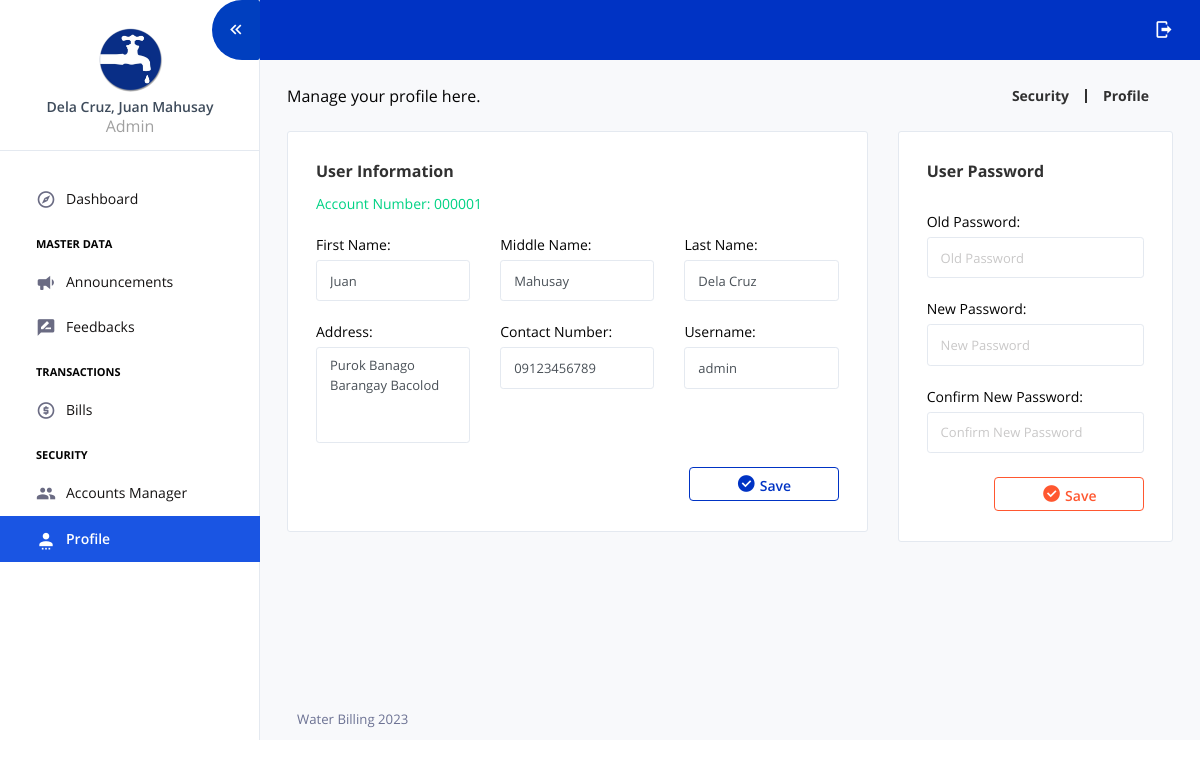
Screenshot of /?page=profile (signed in) with the database file from the repository.
### tables this page shows
CREATE TABLE `tbl_users` (
  `user_id` int(11) NOT NULL AUTO_INCREMENT,
  `account_number` varchar(10) NOT NULL DEFAULT '',
  `meter_number` varchar(50) NOT NULL DEFAULT '',
  `user_fname` varchar(50) NOT NULL,
  `user_mname` varchar(50) NOT NULL,
  `user_lname` varchar(50) NOT NULL,
  `address` varchar(150) NOT NULL DEFAULT '',
  `contact_number` varchar(50) NOT NULL DEFAULT '',
  `username` varchar(50) NOT NULL,
  `password` varchar(150) NOT NULL,
  `user_category` varchar(1) NOT NULL DEFAULT '' COMMENT 'A = ADMIN, C = USER or CUSTOMER, M = METER READER',
  `customer_type` varchar(1) NOT NULL DEFAULT '' COMMENT 'R = RESIDENTIAL, C= COMMECRCIAL',
  `date_added` datetime NOT NULL DEFAULT CURRENT_TIMESTAMP,
  `date_last_modified` datetime NOT NULL DEFAULT CURRENT_TIMESTAMP ON UPDATE CURRENT_TIMESTAMP,
  PRIMARY KEY (`user_id`)
);

### core/my_functions.php (called while the page is built, shortened)
<?php
function userFullName($user_id){
	global $mysqli;
	$fetch = $mysqli->query("SELECT * FROM tbl_users WHERE user_id='$user_id'") or die(mysqli_error());
	if($fetch->num_rows > 0){
		$row = $fetch->fetch_array();
		return $row["user_lname"].", ".$row["user_fname"]." ".$row["user_mname"];
	}else{
		return "User not found.";
	}
}
function user_info($selected_data,$user_id){
	global $mysqli;
	$fetch = $mysqli->query("SELECT $selected_data FROM tbl_users WHERE user_id='$user_id'") or die(mysqli_error());
	$row = $fetch->fetch_array();
	return $row[0];
}
?>

### views/profile.php (the view, shortened to what this page needs)
<div class="content-wrapper pb-0">
  	<div class="page-header flex-wrap">
    	<div class="header-left">
      		Manage your profile here.
    	</div>
    	<div class="header-right d-flex flex-wrap mt-2 mt-sm-0">
      		<div class="d-flex align-items-center">
        		<a href="#">
          			<p class="m-0 pr-3">Security</p>
        		</a>
        		<a class="pl-3 mr-4" href="#">
          			<p class="m-0">Profile</p>
        		</a>
      		</div>
    	</div>
  	</div>
  	<div class="row">
 		<div class="col-sm-8">
 			<div class="card">
	          	<div class="card-body">
	            <h4 class="card-title">User Information</h4>
	            <p class="card-description text-success">Account Number: <?= user_info("account_number",$user_id) ?> <br>  <?= $session_user_category=="C"?"Meter Number:".user_info("meter_number",$user_id):""; ?></p>
		            <form role="form" method="POST" id="form_submit_update_basic_info">
		              	<div class="row">
		              		<div class="col-sm-4">
			              		<div class="form-group">
				                	<label>First Name:</label>
			                    	<input type="text" class="form-control form-control-sm" name="user_fname" placeholder="First Name" value="<?= user_info("user_fname",$user_id) ?>" autocomplete="off" required>
				              	</div>
			              	</div>
			              	<div class="col-sm-4">
			              		<div class="form-group">
			              			<label>Middle Name:</label>
		                    		<input type="text" class="form-control form-control-sm" name="user_mname" placeholder="Middle Name" value="<?= user_info("user_mname",$user_id) ?>" autocomplete="off" required>
		                    	</div>
			              	</div>
			              	<div class="col-sm-4">
			              		<div class="form-group">
			              			<label>Last Name:</label>
	                    			<input type="text" class="form-control form-control-sm" name="user_lname" placeholder="Last Name" value="<?= user_info("user_lname",$user_id) ?>" autocomplete="off" required>
		                    	</div>
			              	</div>
		              	</div>
		              	<div class="row">
		              		<div class="col-sm-4">
			                	<div class="form-group">
			                  		<label>Address:</label>
			                  		<textarea class="form-control form-control-sm" name="address" rows="4"  autocomplete="off" placeholder="Address"><?= user_info("address",$user_id) ?></textarea>
			                	</div>
			              	</div>
			              	<div class="col-sm-4">
			                 	<div class="form-group">
			                    	<label>Contact Number:</label>
			                    	<input type="text" class="form-control form-control-sm" name="contact_number" placeholder="Contact Number" value="<?= user_info("contact_number",$user_id) ?>" autocomplete="off">
			                	</div>
			              	</div>
			              	<div class="col-sm-4">
				                <div class="form-group">
				                    <label>Username:</label>
				                    <input type="text" class="form-control form-control-sm" name="username" placeholder="Username" value="<?= user_info("username",$user_id) ?>" autocomplete="off" required>
				                </div>
				            </div>
			            </div>
		              	<button type="submit" class="btn btn-outline-primary btn-fw btn-sm" id="form_btn_update_basic_info" style="float: right;"><i class="mdi mdi-check-circle"></i> Save</button>
		            </form>
	          	</div>
	        </div>
 		</div>
 		<div class="col-sm-4">
 			<div class="card">
	          	<div class="card-body">
	            <h4 class="card-title">User Password</h4> <br>
		            <form role="form" method="POST" id="form_submit_update_password">
		              	<div class="row">
		              		<div class="col-sm-12">
		              			<div class="form-group">
				                	<label>Old Password:</label>
			                    	<input type="password" class="form-control form-control-sm" name="old_password" placeholder="Old Password" autocomplete="off" required>
				              	</div>
		              		</div>
		              		<div class="col-sm-12">
		              			<div class="form-group">
			              			<label>New Password:</label>
		                    		<input type="password" class="form-control form-control-sm" name="new_password" placeholder="New Password" autocomplete="off" required>
		                    	</div>
		              		</div>
		              		<div class="col-sm-12">
		              			<div class="form-group">
			              			<label>Confirm New Password:</label>
		                			<input type="password" class="form-control form-control-sm" name="confirm_password" placeholder="Confirm New Password" autocomplete="off" required>
		                    	</div>
		              		</div>
		              	</div>
		              	<button type="submit" class="btn btn-outline-warning btn-fw btn-sm" id="form_btn_update_password" style="float: right;"><i class="mdi mdi-check-circle"></i> Save</button>
		            </form>
	          	</div>
	        </div>
 		</div>
  	</div>
</div>

### components/sidebar.php
<nav class="sidebar sidebar-offcanvas" id="sidebar">
  <ul class="nav">
    <li class="nav-item nav-profile border-bottom">
      <a href="?page=profile" class="nav-link flex-column">
        <div class="nav-profile-image">
          <img src="assets/images/faucet_2_icon.ico" alt="profile" />
        </div>
        <div class="nav-profile-text d-flex ml-0 mb-3 flex-column">
          <span class="font-weight-semibold mb-1 mt-2 text-center"><?= userFullName($user_id)?></span>
          <span class="text-secondary icon-sm text-center"><?= $session_user_category=="A"?"Admin":(($session_user_category=="C")?"Customer":"Meter Reader");?></span>
        </div>
      </a>
    </li>
    <li class="pt-0 pb-0">
      <span class="nav-item-head"></span>
    </li>
    <li class="nav-item <?= $page=="dashboard"?'active':''; ?>">
      <a class="nav-link" href="?page=dashboard">
        <i class="mdi mdi-compass-outline menu-icon"></i>
        <span class="menu-title">Dashboard</span>
      </a>
    </li>
    <?php if($session_user_category=="C" || $session_user_category=="A"){ ?>
    <li class="pt-2 pb-1">
      <span class="nav-item-head">Master Data</span>
    </li>
    <?php if($session_user_category=="A"){ ?>
    <li class="nav-item <?= $page=="announcements"?'active':''; ?>">
      <a class="nav-link" href="?page=announcements">
        <i class="mdi mdi-bullhorn menu-icon"></i>
        <span class="menu-title">Announcements</span>
      </a>
    </li>
    <?php } ?>
    <li class="nav-item <?= $page=="feedbacks"?'active':''; ?>">
      <a class="nav-link" href="?page=feedbacks">
        <i class="mdi mdi-message-draw menu-icon"></i>
        <span class="menu-title">Feedbacks</span>
      </a>
    </li>
    <?php } ?>
    <?php if($session_user_category=="A" || $session_user_category=="M"){ ?>
    <li class="pt-2 pb-1">
      <span class="nav-item-head">Transactions</span>
    </li>
    <li class="nav-item <?= $page=="bills"?'active':''; ?>">
      <a class="nav-link" href="?page=bills">
        <i class="mdi mdi-coin menu-icon"></i>
        <span class="menu-title">Bills</span>
      </a>
    </li>
    <?php } ?>
    <li class="pt-2 pb-1">
      <span class="nav-item-head">Security</span>
    </li>
    <?php if($session_user_category=="A"){ ?>
    <li class="nav-item <?= $page=="accounts_manager"?'active':''; ?>">
      <a class="nav-link" href="?page=accounts_manager">
        <i class="mdi mdi-account-multiple menu-icon"></i>
        <span class="menu-title">Accounts Manager</span>
      </a>
    </li>
    <?php } ?>
    <li class="nav-item <?= $page=="profile"?'active':''; ?>">
      <a class="nav-link" href="?page=profile">
        <i class="mdi mdi-account-settings menu-icon"></i>
        <span class="menu-title">Profile</span>
      </a>
    </li>
  </ul>
</nav>

### rows the page displays
tbl_users: userFullName($user_id) "Dela Cruz, Juan Mahusay", account_number "000001", user_fname "Juan", user_mname "Mahusay", user_lname "Dela Cruz", address "Purok Banago Barangay Bacolod", contact_number "09123456789", username "admin"
